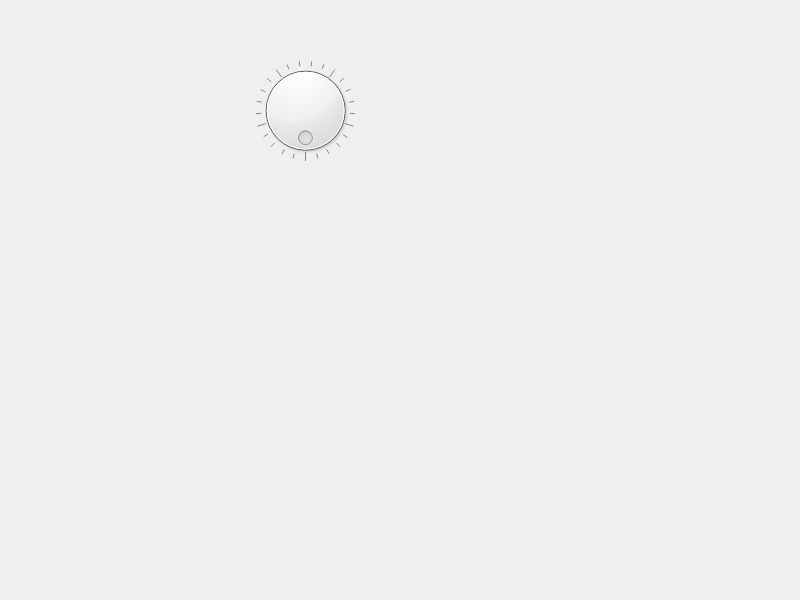
<?xml version="1.0" encoding="UTF-8"?>
<ui version="4.0">
 <class>Widget</class>
 <widget class="QWidget" name="Widget">
  <property name="geometry">
   <rect>
    <x>0</x>
    <y>0</y>
    <width>800</width>
    <height>600</height>
   </rect>
  </property>
  <property name="windowTitle">
   <string>Widget</string>
  </property>
  <widget class="QDial" name="dial">
   <property name="geometry">
    <rect>
     <x>230</x>
     <y>60</y>
     <width>151</width>
     <height>101</height>
    </rect>
   </property>
   <property name="wrapping">
    <bool>true</bool>
   </property>
   <property name="notchesVisible">
    <bool>true</bool>
   </property>
  </widget>
 </widget>
 <resources/>
 <connections/>
</ui>
